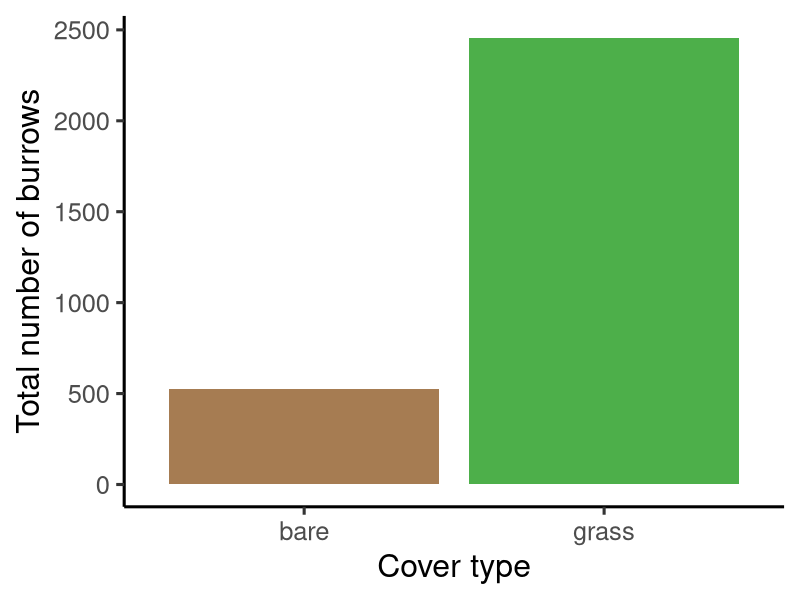

This figure's R source: (Note: this script raises an error after producing the figure.)
## ---- chunk 1
knitr::opts_chunk$set(echo = TRUE)
knitr::opts_knit$set(root.dir = "~/Library/CloudStorage/OneDrive-UBC/MSc/12_analysis/rodent-bee-blueberry")
## ---- chunk 2
#load packages
library(tidyverse)   #data manipulation, visualization etc. (dplyr, ggplot2, tidyr)

#read in data
data <- read.csv("06_cleandata/combined_plot_data.csv")

#change character columns to factors
surveys <- data %>%
   mutate(
     site_id = as.factor(site_id),
     round = as.factor(round),
     plot_id = as.factor(plot_id),
     bee_date = as.Date(bee_date),
     bee_season_type = as.factor(bee_season_type),
     area = as.factor(area),
     cover_type = as.factor(cover_type))
## ---- chunk 3
#filter to only include field data
field_data <- surveys %>%
  filter(plot_id != "d")

field_data %>%
  group_by(cover_type) %>%
  summarise(total_burrows = sum(num_burrows, na.rm = TRUE)) %>%
  ggplot(aes(x = cover_type, y = total_burrows, fill = cover_type)) +
  geom_col() +
  labs(
    x = "Cover type",
    y = "Total number of burrows"
  ) +
  theme_classic(base_size = 23) +
  theme(legend.position = "none") +
  scale_fill_manual(
    values = c(
      "grass" = "#4DAF4A",  # grass green
      "bare"  = "#A67C52"   # dirt brown
    ))
## ---- chunk 4
field_data %>%
  group_by(cover_type) %>%
  summarise(average_floral = mean(floral_abun, na.rm = TRUE)) %>%
  ggplot(aes(x = cover_type, y = average_floral, fill = cover_type)) +
  geom_col() +
  labs(
    x = "Cover type",
    y = "Average floral abundance\n(log-scale)"
  ) +
  theme_classic(base_size = 23) +
  theme(legend.position = "none")+
  scale_fill_manual(
    values = c(
      "grass" = "#4DAF4A",  # grass green
      "bare"  = "#A67C52"   # dirt brown
    ))
## ---- chunk 5
#add plot type column and make it a factor
surveys <- surveys %>% 
  mutate(plot_type = if_else(plot_id == "d", "ditch", "field"))
surveys <- surveys %>%
   mutate(
     plot_type = as.factor(plot_type))

nsq_totals <- surveys %>%
  group_by(plot_type) %>%
  summarise(total_NSQ = sum(nest_searching_queens, na.rm = TRUE)) %>%
  mutate(
    total_NSQ_effort_corrected = ifelse(
      plot_type == "field",
      total_NSQ * 0.5,
      total_NSQ
    )
  )

ggplot(nsq_totals,
       aes(x = plot_type,
           y = total_NSQ_effort_corrected,
           fill = plot_type)) +
  geom_col(width = 0.6) +
  labs(
    x = "Plot type",
    y = "NSQ count"
  ) +
  theme_classic(base_size = 23) +
  theme(legend.position = "none")
## ---- chunk 6
workers_totals <- surveys %>%
  group_by(plot_type) %>%
  summarise(total_workers = sum(workers, na.rm = TRUE)) %>%
  mutate(
    total_workers_effort_corrected = ifelse(
      plot_type == "field",
      total_workers * 0.5,
      total_workers
    )
  )

ggplot(workers_totals,
       aes(x = plot_type,
           y = total_workers_effort_corrected,
           fill = plot_type)) +
  geom_col(width = 0.6) +
  labs(
    x = "Plot type",
    y = "Worker count"
  ) +
  theme_classic(base_size = 23) +
  theme(legend.position = "none")
